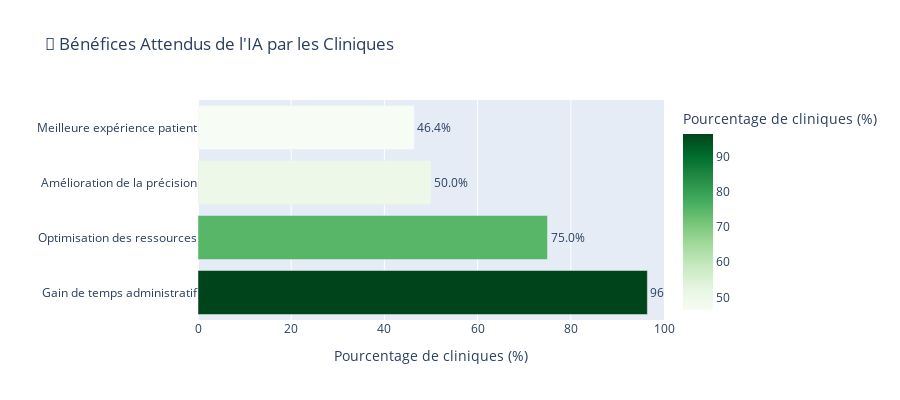

Source (notebook cell):
### Code cell
# Visualisation des bénéfices attendus
fig = px.bar(df_benefices, 
             x='Pourcentage', 
             y='Bénéfice',
             orientation='h',
             title='🎯 Bénéfices Attendus de l\'IA par les Cliniques',
             labels={'Pourcentage': 'Pourcentage de cliniques (%)', 'Bénéfice': ''},
             color='Pourcentage',
             color_continuous_scale='Greens',
             text='Pourcentage')

fig.update_traces(texttemplate='%{text:.1f}%', textposition='outside')
fig.update_layout(height=400, showlegend=False, xaxis_range=[0, 100])
fig.write_html('reports/benefices_ia.html')
fig.show()

print("✅ Graphique sauvegardé: reports/benefices_ia.html")

### Figure 1 — Plotly figure (JSON) as saved in the notebook; plotly's stock layout.template omitted (floating-point values rounded to 4 significant figures)
{"data": [{"alignmentgroup": "True", "hovertemplate": "Pourcentage de cliniques (%)=%{marker.color}<br>=%{y}<extra></extra>", "legendgroup": "", "marker": {"color": [96.43, 75, 50, 46.43], "coloraxis": "coloraxis", "pattern": {"shape": ""}}, "name": "", "offsetgroup": "", "orientation": "h", "showlegend": false, "text": [96.43, 75, 50, 46.43], "textposition": "outside", "texttemplate": "%{text:.1f}%", "type": "bar", "x": [96.43, 75, 50, 46.43], "xaxis": "x", "y": ["Gain de temps administratif", "Optimisation des ressources", "Amélioration de la précision", "Meilleure expérience patient"], "yaxis": "y"}], "layout": {"barmode": "relative", "coloraxis": {"colorbar": {"title": {"text": "Pourcentage de cliniques (%)"}}, "colorscale": [[0, "rgb(247,252,245)"], [0.125, "rgb(229,245,224)"], [0.25, "rgb(199,233,192)"], [0.375, "rgb(161,217,155)"], [0.5, "rgb(116,196,118)"], [0.625, "rgb(65,171,93)"], [0.75, "rgb(35,139,69)"], [0.875, "rgb(0,109,44)"], [1, "rgb(0,68,27)"]]}, "height": 400, "legend": {"tracegroupgap": 0}, "showlegend": false, "title": {"text": "🎯 Bénéfices Attendus de l'IA par les Cliniques"}, "xaxis": {"anchor": "y", "domain": [0, 1], "range": [0, 100], "title": {"text": "Pourcentage de cliniques (%)"}}, "yaxis": {"anchor": "x", "domain": [0, 1], "title": {"text": ""}}}}
